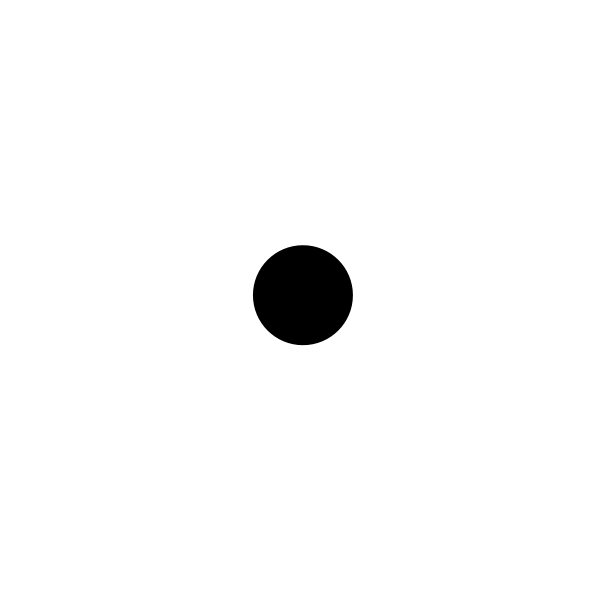
Frame 1 (no input)
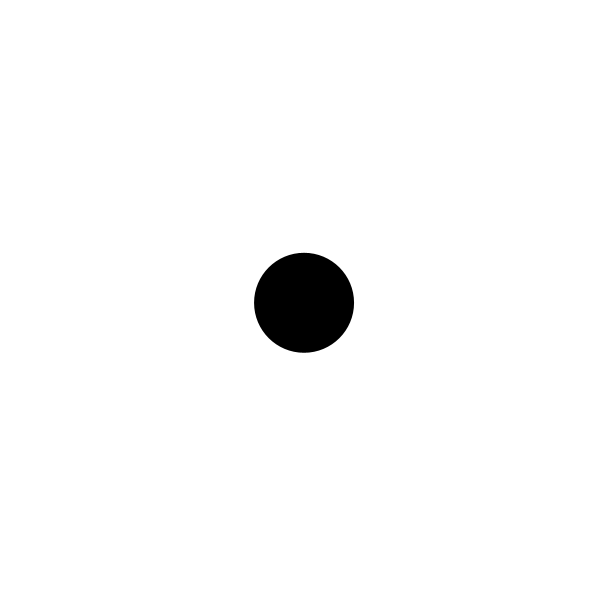
Frame 60 (the mouse pressed at the canvas centre just before this capture)
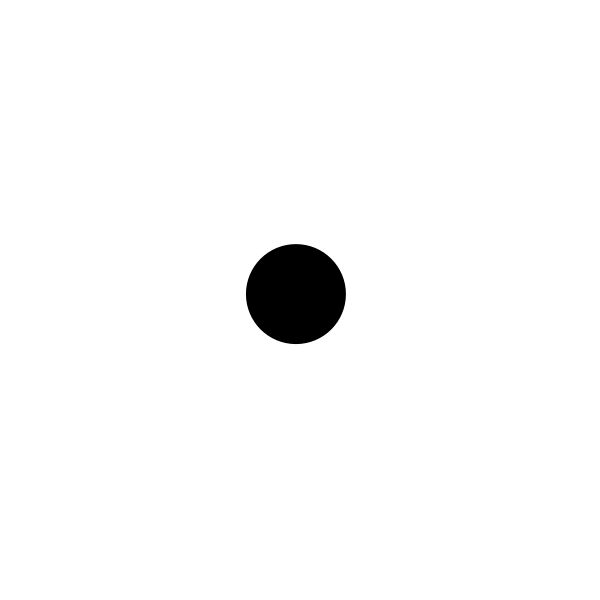
Frame 120 (the mouse held since frame 60 and released just before this capture)

The Processing sketch that drew these frames (run headless with seeded random() and noise(); from frame 60 on, the mouse is pressed at the canvas centre):

// Processing sketch: demo2
// ── demo2.pde
void setup() {
  size(600, 600);
  noStroke();
  fill(0, 0, 0);
}

void draw() {
  // 背景を塗りつぶす
  background(255, 255, 255);

  // 円の位置を、キャンバス中央からランダムに少しだけずらす
  ellipse(
    300 + random(-10, +10),
    300 + random(-10, +10),
    100, 100
  );
}
